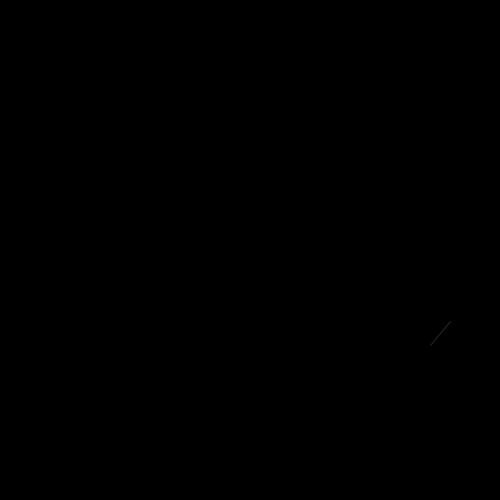
Frame 1 (no input)
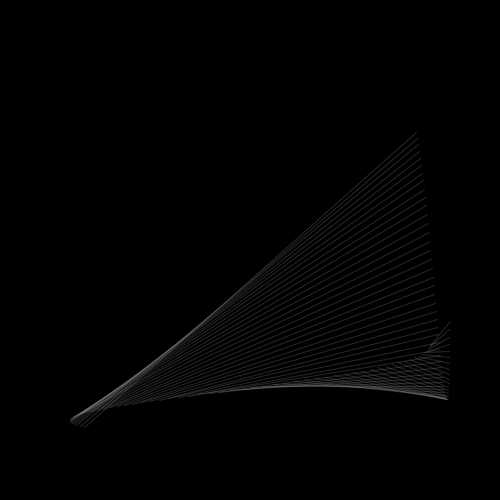
Frame 60 (the mouse pressed at the canvas centre just before this capture)
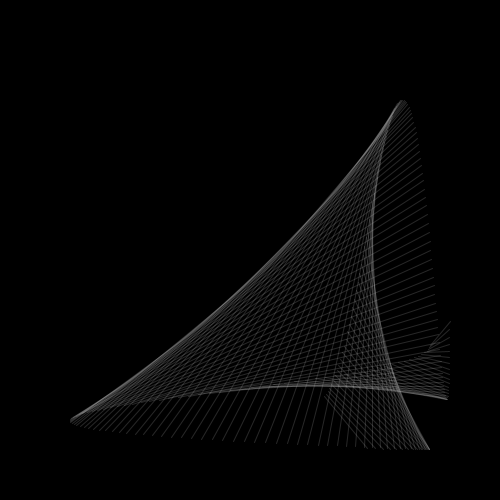
Frame 120 (the mouse held since frame 60 and released just before this capture)

The Processing sketch that drew these frames (run headless with seeded random() and noise(); from frame 60 on, the mouse is pressed at the canvas centre):

// Processing sketch: processing_52081
// ── processing_52081.pde

//--------------------------------------
// computer art 2012
// by antonio at 0280.org/processing
//---------------------------------------
// Lissajou Oscillation
//---------------------------------------

void setup() {
       size(500, 500);
       //noLoop();
       background(0);
       smooth();
       stroke (200,50); 
       strokeWeight(1);
       frameRate(120);
}
// variabili globali
float t = 0;
float ampx1 = 200;
float ampy1 = 150;
float omegax1 = 1;
float omegay1 = 6;
float phix1 = 0.0;
float phiy1 = 0.5;
float ampx2 = 180;
float ampy2 = 200;
float omegax2 = 6;
float omegay2 = 1;
float phix2 = 0.0;
float phiy2 = 0.5;
float velocity = 0.01;
int iterations = 1000;

void draw() {
  if (frameCount < iterations) {
    	    float x1 = ampx1*cos(omegax1*t+phix1)+width/2;
    	    float y1 = ampy1*sin(omegay1*t+phiy1)+height/2;
    	    float x2 = ampx2*cos(omegax2*t+phix2)+width/2;
    	    float y2 = ampy2*sin(omegay2*t+phiy2)+height/2;
    	    t += velocity;
            line(x1,y1,x2,y2);
  }
}
